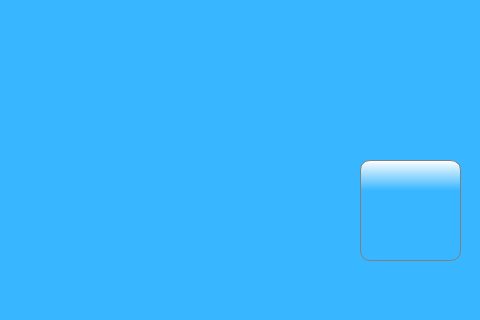
<?xml version="1.0" encoding="UTF-8"?>
<ui version="4.0">
 <class>MainWindow</class>
 <widget class="QMainWindow" name="MainWindow">
  <property name="geometry">
   <rect>
    <x>0</x>
    <y>0</y>
    <width>480</width>
    <height>320</height>
   </rect>
  </property>
  <property name="windowTitle">
   <string>MainWindow</string>
  </property>
  <property name="styleSheet">
   <string notr="true">background-color: rgb(56, 182, 255)</string>
  </property>
  <widget class="QWidget" name="centralwidget">
   <widget class="QPushButton" name="HomeButton">
    <property name="geometry">
     <rect>
      <x>360</x>
      <y>160</y>
      <width>101</width>
      <height>101</height>
     </rect>
    </property>
    <property name="styleSheet">
     <string notr="true">background-color: qlineargradient(spread:pad, x1:1, y1:1, x2:1, y2:0, stop:0.7 rgba(56, 182, 255), stop:1 rgba(255, 255, 255, 255));
border-style: outset;
border-width: 2px;
border: 1px solid grey;
border-radius: 10px;</string>
    </property>
    <property name="text">
     <string/>
    </property>
    <property name="icon">
     <iconset>
      <normaloff>images/home.png</normaloff>images/home.png</iconset>
    </property>
    <property name="iconSize">
     <size>
      <width>80</width>
      <height>80</height>
     </size>
    </property>
   </widget>
  </widget>
  <widget class="QMenuBar" name="menubar">
   <property name="geometry">
    <rect>
     <x>0</x>
     <y>0</y>
     <width>480</width>
     <height>22</height>
    </rect>
   </property>
  </widget>
  <widget class="QStatusBar" name="statusbar"/>
 </widget>
 <resources/>
 <connections/>
</ui>
